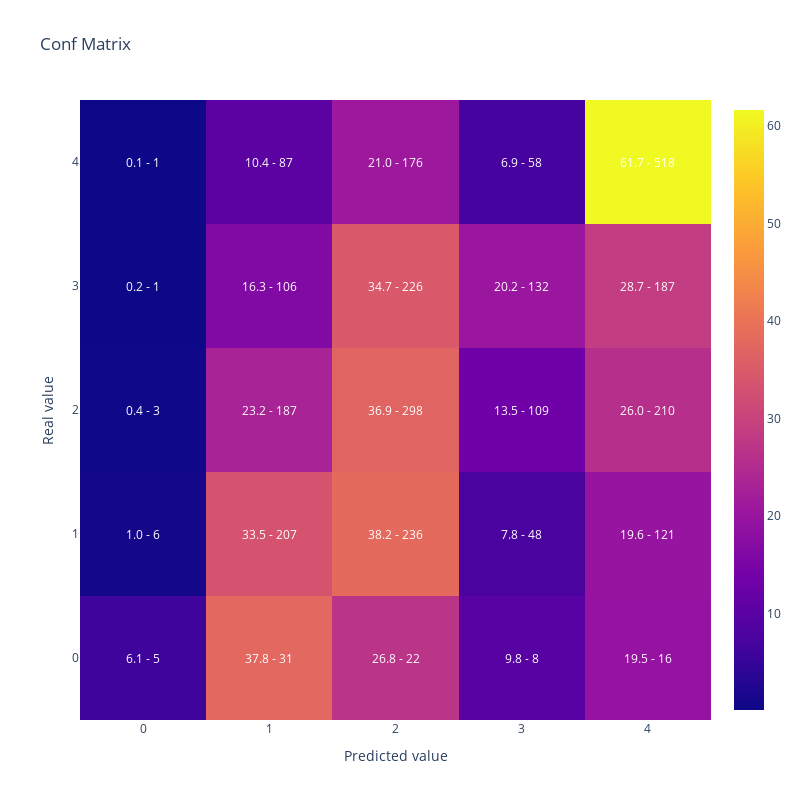

Write notebook code for a chart like this one.
### Code cell
#Vamos a replicar el resultado de la optimizacion reentrenando el modelo con el mejor conjunto de hiperparametros
#Generamos parametros incluyendo los fijos y la mejor solución que encontro optuna
lgb_params =  {      
                        'objective': 'multiclass',
                        'verbosity':-1,
                        'num_class': len(y_train.unique())} | study.best_params

lgb_train_dataset = lgb.Dataset(data=X_train,
                                label=y_train)


#Entreno
lgb_model = lgb.train(lgb_params,
                    lgb_train_dataset)

#Muestro matriz de confusion y kappa
display(plot_confusion_matrix(y_test,lgb_model.predict(X_test).argmax(axis=1)))

cohen_kappa_score(y_test,lgb_model.predict(X_test).argmax(axis=1),
                             weights = 'quadratic')

### Figure 1 — Plotly figure (JSON) as saved in the notebook; plotly's stock layout.template omitted (floating-point values rounded to 4 significant figures)
{"data": [{"type": "heatmap", "x": [0, 1, 2, 3, 4], "y": [0, 1, 2, 3, 4], "z": [[6.098, 37.8, 26.83, 9.756, 19.51], [0.9709, 33.5, 38.19, 7.767, 19.58], [0.3717, 23.17, 36.93, 13.51, 26.02], [0.1534, 16.26, 34.66, 20.25, 28.68], [0.119, 10.36, 20.95, 6.905, 61.67]]}], "layout": {"annotations": [{"font": {"color": "white"}, "showarrow": false, "text": "6.1 - 5", "x": 0, "xref": "x", "y": 0, "yref": "y"}, {"font": {"color": "white"}, "showarrow": false, "text": "37.8 - 31", "x": 1, "xref": "x", "y": 0, "yref": "y"}, {"font": {"color": "white"}, "showarrow": false, "text": "26.8 - 22", "x": 2, "xref": "x", "y": 0, "yref": "y"}, {"font": {"color": "white"}, "showarrow": false, "text": "9.8 - 8", "x": 3, "xref": "x", "y": 0, "yref": "y"}, {"font": {"color": "white"}, "showarrow": false, "text": "19.5 - 16", "x": 4, "xref": "x", "y": 0, "yref": "y"}, {"font": {"color": "white"}, "showarrow": false, "text": "1.0 - 6", "x": 0, "xref": "x", "y": 1, "yref": "y"}, {"font": {"color": "white"}, "showarrow": false, "text": "33.5 - 207", "x": 1, "xref": "x", "y": 1, "yref": "y"}, {"font": {"color": "white"}, "showarrow": false, "text": "38.2 - 236", "x": 2, "xref": "x", "y": 1, "yref": "y"}, {"font": {"color": "white"}, "showarrow": false, "text": "7.8 - 48", "x": 3, "xref": "x", "y": 1, "yref": "y"}, {"font": {"color": "white"}, "showarrow": false, "text": "19.6 - 121", "x": 4, "xref": "x", "y": 1, "yref": "y"}, {"font": {"color": "white"}, "showarrow": false, "text": "0.4 - 3", "x": 0, "xref": "x", "y": 2, "yref": "y"}, {"font": {"color": "white"}, "showarrow": false, "text": "23.2 - 187", "x": 1, "xref": "x", "y": 2, "yref": "y"}, {"font": {"color": "white"}, "showarrow": false, "text": "36.9 - 298", "x": 2, "xref": "x", "y": 2, "yref": "y"}, {"font": {"color": "white"}, "showarrow": false, "text": "13.5 - 109", "x": 3, "xref": "x", "y": 2, "yref": "y"}, {"font": {"color": "white"}, "showarrow": false, "text": "26.0 - 210", "x": 4, "xref": "x", "y": 2, "yref": "y"}, {"font": {"color": "white"}, "showarrow": false, "text": "0.2 - 1", "x": 0, "xref": "x", "y": 3, "yref": "y"}, {"font": {"color": "white"}, "showarrow": false, "text": "16.3 - 106", "x": 1, "xref": "x", "y": 3, "yref": "y"}, {"font": {"color": "white"}, "showarrow": false, "text": "34.7 - 226", "x": 2, "xref": "x", "y": 3, "yref": "y"}, {"font": {"color": "white"}, "showarrow": false, "text": "20.2 - 132", "x": 3, "xref": "x", "y": 3, "yref": "y"}, {"font": {"color": "white"}, "showarrow": false, "text": "28.7 - 187", "x": 4, "xref": "x", "y": 3, "yref": "y"}, {"font": {"color": "white"}, "showarrow": false, "text": "0.1 - 1", "x": 0, "xref": "x", "y": 4, "yref": "y"}, {"font": {"color": "white"}, "showarrow": false, "text": "10.4 - 87", "x": 1, "xref": "x", "y": 4, "yref": "y"}, {"font": {"color": "white"}, "showarrow": false, "text": "21.0 - 176", "x": 2, "xref": "x", "y": 4, "yref": "y"}, {"font": {"color": "white"}, "showarrow": false, "text": "6.9 - 58", "x": 3, "xref": "x", "y": 4, "yref": "y"}, {"font": {"color": "white"}, "showarrow": false, "text": "61.7 - 518", "x": 4, "xref": "x", "y": 4, "yref": "y"}], "height": 800, "title": {"text": "Conf Matrix"}, "width": 800, "xaxis": {"title": {"text": "Predicted value"}}, "yaxis": {"title": {"text": "Real value"}}}}
